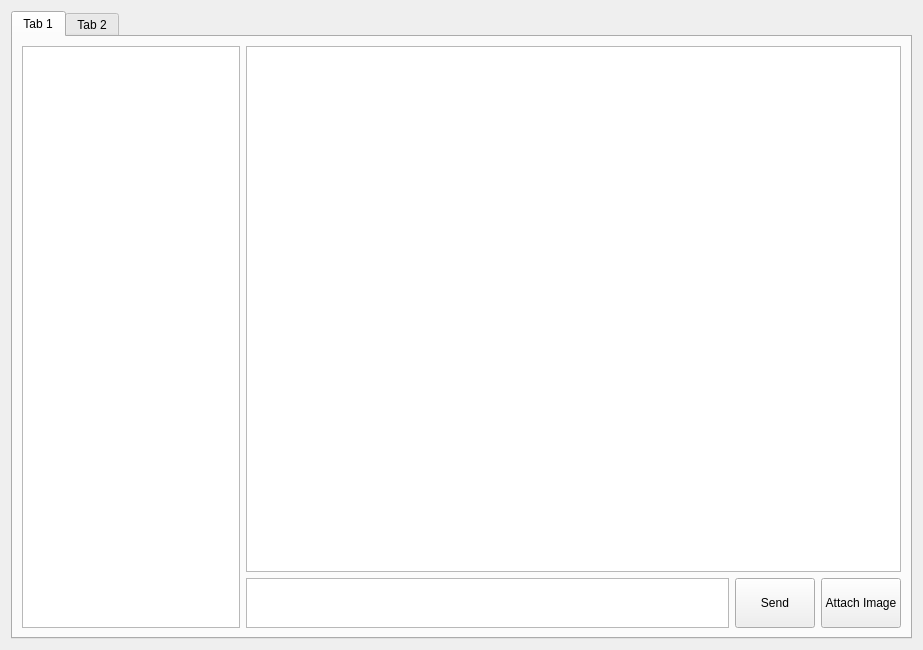
<?xml version="1.0" encoding="UTF-8"?>
<ui version="4.0">
 <class>Mqtt_explorer</class>
 <widget class="QWidget" name="Mqtt_explorer">
  <property name="geometry">
   <rect>
    <x>0</x>
    <y>0</y>
    <width>923</width>
    <height>650</height>
   </rect>
  </property>
  <property name="windowTitle">
   <string>MQTT Explorer</string>
  </property>
  <layout class="QGridLayout" name="gridLayout_2">
   <item row="0" column="0">
    <widget class="QTabWidget" name="tabWidget">
     <property name="currentIndex">
      <number>0</number>
     </property>
     <widget class="QWidget" name="tab">
      <attribute name="title">
       <string>Tab 1</string>
      </attribute>
      <layout class="QGridLayout" name="gridLayout">
       <item row="0" column="0">
        <layout class="QHBoxLayout" name="horizontalLayout" stretch="1,3">
         <item>
          <widget class="QTreeView" name="treeView"/>
         </item>
         <item>
          <layout class="QVBoxLayout" name="verticalLayout_2" stretch="20,1">
           <item>
            <widget class="QListWidget" name="listWidget"/>
           </item>
           <item>
            <layout class="QHBoxLayout" name="horizontalLayout_2">
             <item>
              <widget class="QTextEdit" name="textEdit">
               <property name="minimumSize">
                <size>
                 <width>0</width>
                 <height>50</height>
                </size>
               </property>
              </widget>
             </item>
             <item>
              <widget class="QPushButton" name="send_btn">
               <property name="sizePolicy">
                <sizepolicy hsizetype="Minimum" vsizetype="Expanding">
                 <horstretch>0</horstretch>
                 <verstretch>0</verstretch>
                </sizepolicy>
               </property>
               <property name="minimumSize">
                <size>
                 <width>50</width>
                 <height>50</height>
                </size>
               </property>
               <property name="text">
                <string>Send</string>
               </property>
              </widget>
             </item>
             <item>
              <widget class="QPushButton" name="attachFile_btn">
               <property name="sizePolicy">
                <sizepolicy hsizetype="Minimum" vsizetype="Expanding">
                 <horstretch>0</horstretch>
                 <verstretch>0</verstretch>
                </sizepolicy>
               </property>
               <property name="minimumSize">
                <size>
                 <width>50</width>
                 <height>50</height>
                </size>
               </property>
               <property name="text">
                <string>Attach Image</string>
               </property>
              </widget>
             </item>
            </layout>
           </item>
          </layout>
         </item>
        </layout>
       </item>
      </layout>
     </widget>
     <widget class="QWidget" name="tab_2">
      <attribute name="title">
       <string>Tab 2</string>
      </attribute>
     </widget>
    </widget>
   </item>
  </layout>
 </widget>
 <resources/>
 <connections/>
</ui>
